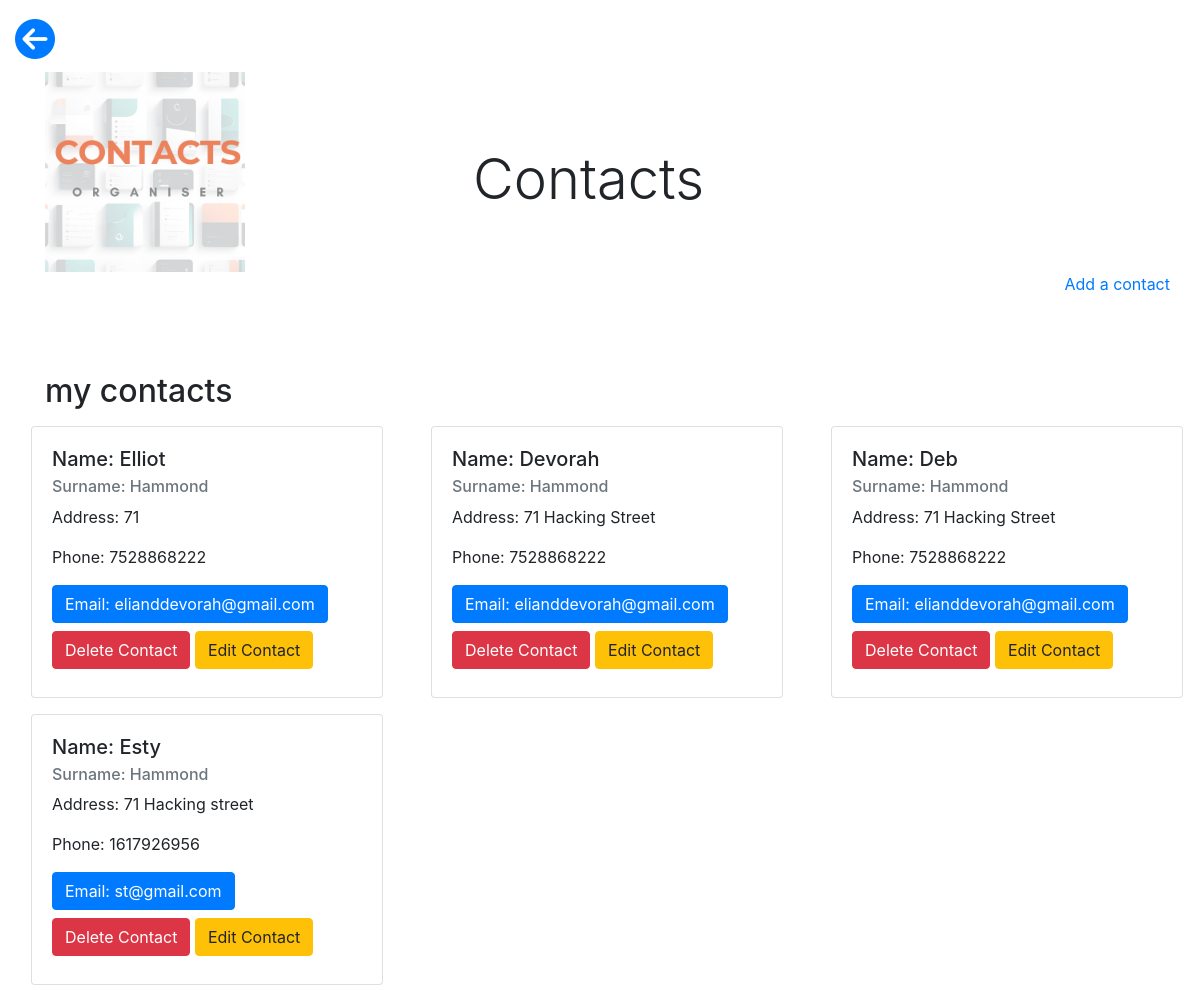
Before: / with the older database file.
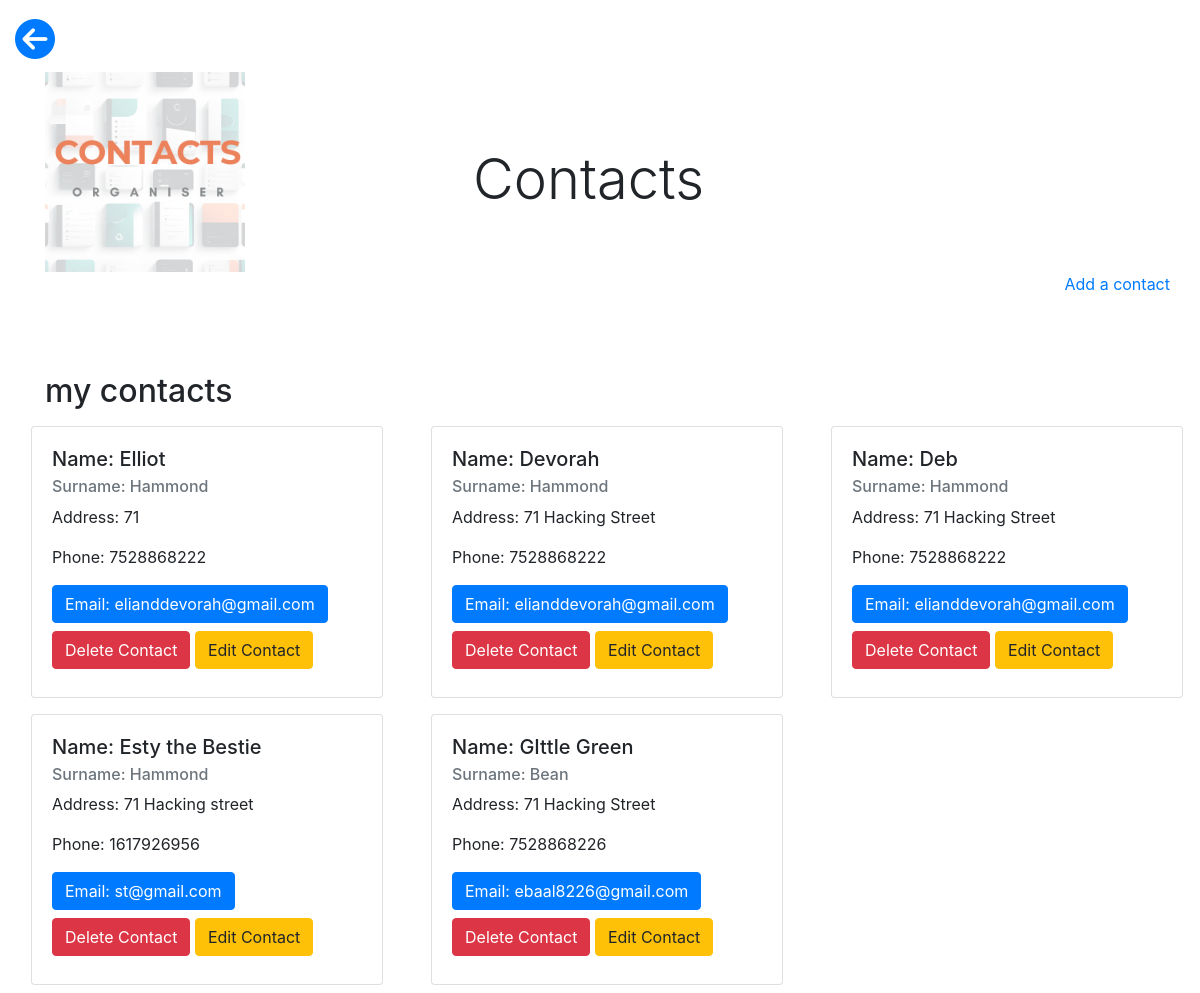
After: the same page with the newer database file.
### home/models.py (models this page shows, shortened)
class Item(models.Model):
    first_name = models.CharField(max_length=50)
    last_name = models.CharField(max_length=50)
    address = models.CharField(max_length=150)
    phone = models.CharField(max_length=12, null=True, blank=True)
    email = models.EmailField(max_length=1024, null=True, blank=True)

### home/views.py (the view)
# urls.py: path('', views.index, name='home'),
def index(request):
    items = Item.objects.all()
    context = {
        'items': items
    }
    return render(request, 'home/index.html', context)

### home/templates/home/index.html (shortened to what this page needs)
{% extends "base.html" %}
{% load static %}
{% block content %}
    <div class="container h-100">
        <div class="row h-100">
            <div class="col-4 my-auto">
                <div class="logo"></div>
            </div>
            <div class="col-4 my-auto ml-5">
                <h1 class="display-4 logo-font mt-4 text-black">
                    Contacts
                </h1>
            </div>
            <div class="col-4 my-auto"></div></div>
        </div>
    <div class="container h-100">
        <div class="row h-100">
            <div class="col" style="height:100px"></div>
            <a href="/add">Add a contact</a>
        </div>
    </div>
    <div class="container h-100">
        <div class="row h-100">
            <div class="col">
                <h2>my contacts</h2>
            </div>
        </div>
    </div>
        <div class="row h-100">
            {% for item in items %}
                <div class="col-4 my-auto">
                    <div class="card ml-3 my-2" style="width: 22rem;">
                        <div class="card-body">
                        <h5 class="card-title">Name: {{ item.first_name }}</h5>
                        <h6 class="card-subtitle mb-2 text-muted">Surname: {{ item.last_name }}</h6>
                        <p class="card-text">Address: {{ item.address }}</p>
                        <p class="card-text">Phone: {{ item.phone }}</p>
                        <a href="#" class="card-link btn btn-primary">Email: {{ item.email }}</a>
                        <a href="/delete/{{ item.id }}" class="btn btn-danger my-2">Delete Contact</a>
                        <a href="/edit/{{ item.id }}" class="btn btn-warning my-2">Edit Contact</a>
                        </div>
                    </div>
                </div>
            {% endfor %}
        </div>
{% endblock %}

### home/templates/base.html (shortened to what this page needs)
{% load static %}
<!doctype html>
<html lang="en">
  <head>
    {% block corecss %}
    <link rel="stylesheet" href="https://cdn.jsdelivr.net/npm/bootstrap@4.6.2/dist/css/bootstrap.min.css">
    <link rel="stylesheet" href="https://cdnjs.cloudflare.com/ajax/libs/font-awesome/6.6.0/css/all.min.css">
    <link rel="stylesheet" href="/static/css/base.css">
    {% endblock %}
  </head>
  <body>
    <header class="container-fluid">
        <h1 class="mt-3"><a href="{% url 'home' %}"><i class="fa-solid fa-circle-arrow-left"></i></a></h1>
        {% block content %}
        {% endblock %}
    </header>
  </body>
</html>

### static/css/base.css (style rules this page uses)
.logo { background: url('/static/media/contacts-organiser-logo.png') no-repeat center; background-size: cover; height:200px; width:200px; }

Changed rows visible on the page:
changed Item "71 Hacking street": first_name "Esty" → "Esty the Bestie"
added Item: first_name "GIttle Green", last_name "Bean", address "71 Hacking Street", phone "7528868226", email "ebaal8226@gmail.com"
